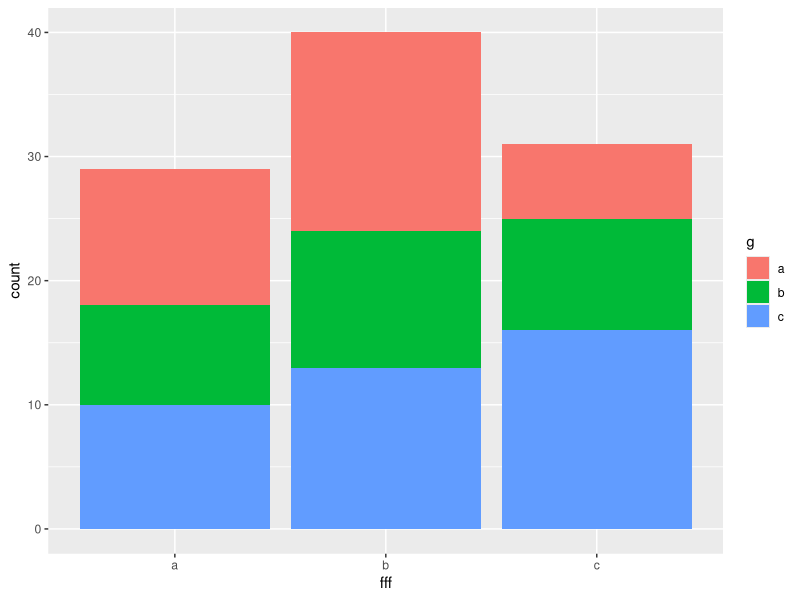
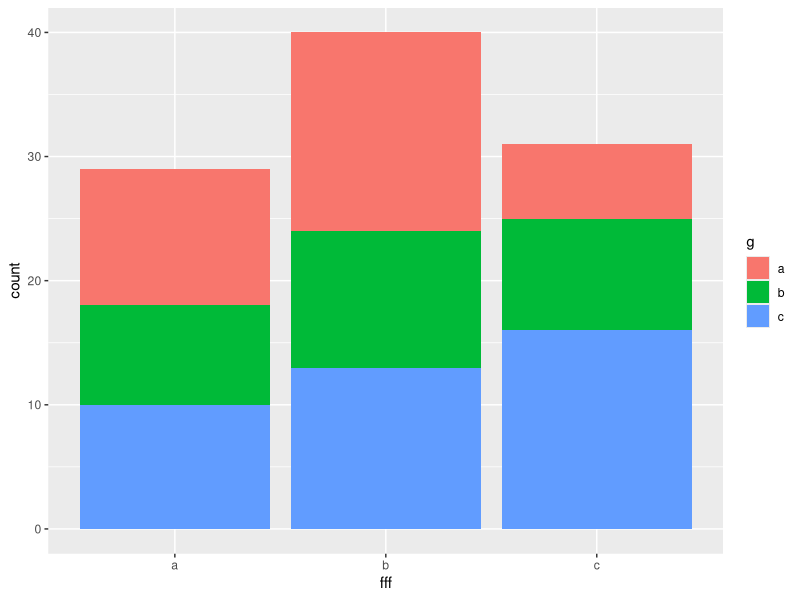
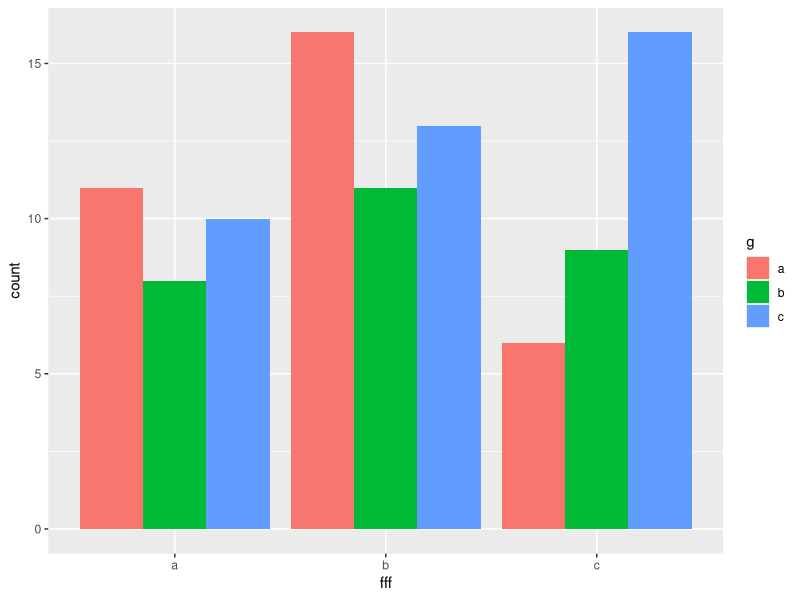
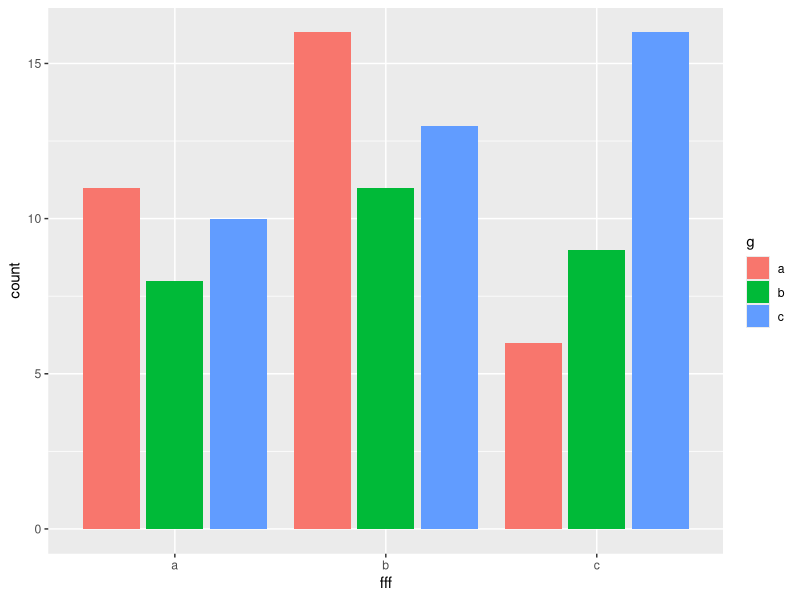
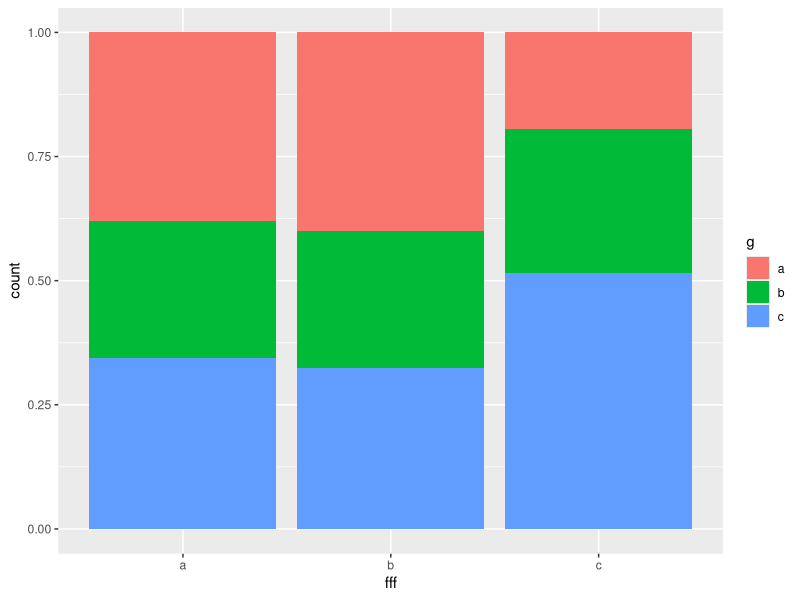
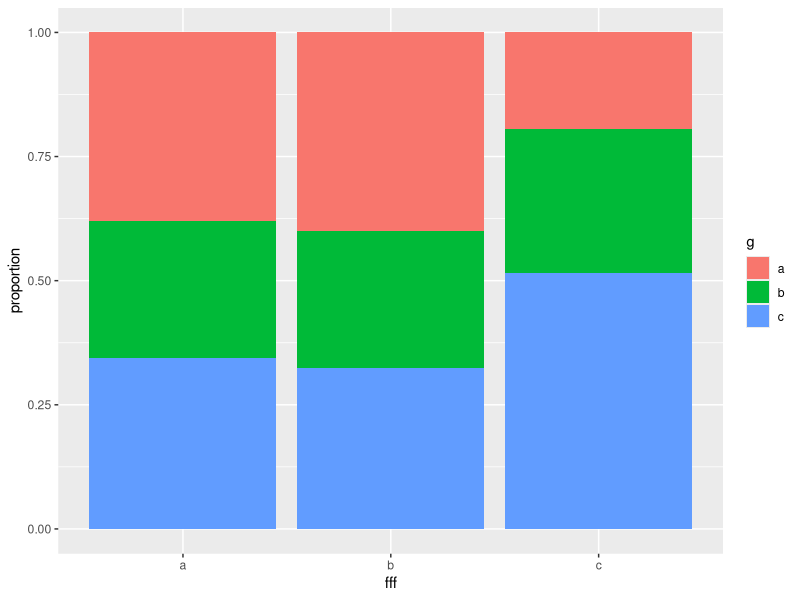
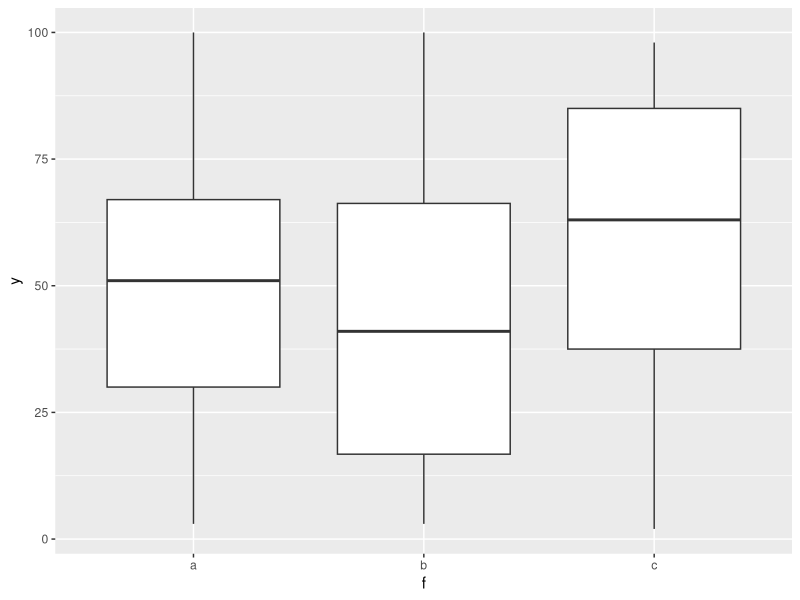
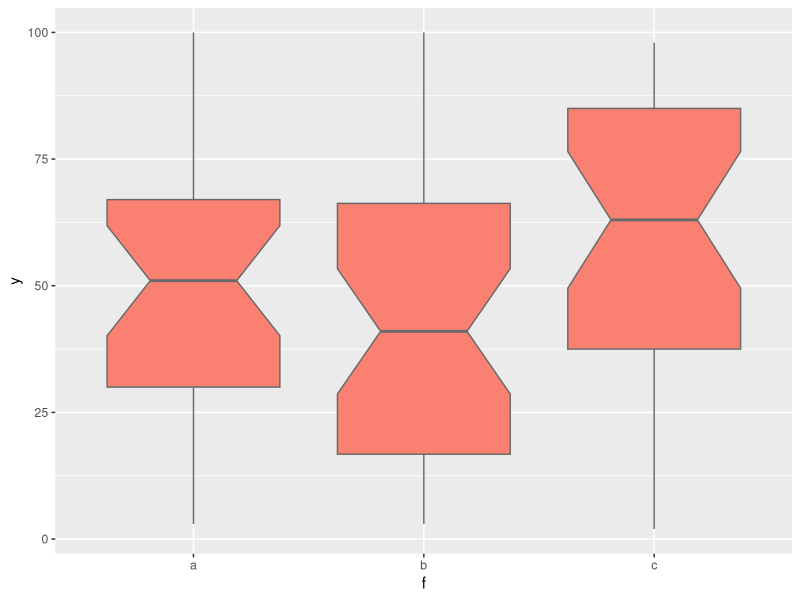

These charts were generated, in order, by the following R code:
# Data

y <- sample(1:100, 100, replace=T, set.seed(1234))
f <- sample(factor(c("a", "b", "c")), 100, replace=T, set.seed(1234))
g <- sample(factor(c("a", "b", "c")), 100, replace=T, set.seed(4321))

(df <- data.frame(y, f, g))

library(ggplot2)

# Category_Category

ggplot(df, aes(x=f, fill=g)) +
  geom_bar() +
  labs(x="fff")

ggplot(df, aes(x=f, fill=g)) +
  geom_bar(position="stack") +
  labs(x="fff")

ggplot(df, aes(x=f, fill=g)) +
  geom_bar(position="dodge") +
  labs(x="fff")

ggplot(df, aes(x=f, fill=g)) +
  geom_bar(position="dodge2") +
  labs(x="fff")

ggplot(df, aes(x=f, fill=g)) +
  geom_bar(position="fill") +
  labs(x="fff")

ggplot(df, aes(x=f, fill=g)) +
  geom_bar(position="fill") +
  labs(x="fff", y="proportion")
  
# Numeric_Category

ggplot(df, aes(x=f, y=y)) +
  geom_boxplot()

ggplot(df, aes(x=f, y=y)) +
  geom_boxplot(fill="salmon", color="dimgrey", notch=T)

ggplot(df, aes(x=f, y=y)) +
  geom_boxplot() +
  geom_point(size=3)

ggplot(df, aes(x=f, y=y)) +
  geom_boxplot() +
  geom_point(size=3, position="jitter")

ggplot(df, aes(x=f, y=y)) +
  geom_boxplot() +
  geom_point(size=3, alpha=.5, position="jitter")

ggplot(df, aes(x=f, y=y)) +
  geom_boxplot() +
  geom_point(size=3, alpha=.5, position="jitter") +
  geom_rug()

# Facet

ggplot(df, aes(y=y)) +
  geom_boxplot() +
  geom_rug() +
  facet_wrap(~f)

ggplot(df, aes(y=y)) +
  geom_boxplot() +
  geom_rug() +
  facet_wrap(~f, nrow=3)

ggplot(df, aes(x=y)) +
  geom_density() +
  geom_rug() +
  facet_grid(f~g)

ggplot(df, aes(x=y)) +
  geom_density() +
  geom_rug() +
  facet_grid(g~f)

ggplot(df, aes(x=y)) +
  geom_density() +
  geom_rug() +
  facet_grid(f~.)

ggplot(df, aes(x=y)) +
  geom_density() +
  geom_rug() +
  facet_grid(.~f)

ggplot(df, aes(x=y)) +
  geom_density() +
  geom_rug() +
  facet_grid(f~.)

rm(list=ls())
